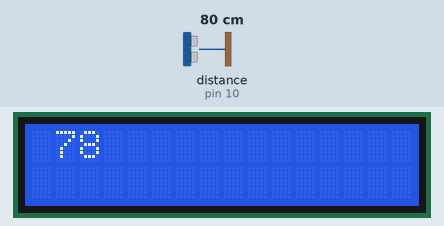
Recording of a sketch running on a simulated Arduino Uno, built with avr-gcc and run on an emulated ATmega328P. Shown: 16×2 character LCD. Wiring (inferred from the names in the program): ultrasonic range finder: trigger pin 9; echo pin 10. Inputs (shaded band) come from the test bench; at power-on: distance to the obstacle (sensor on pin 10) 80 cm. The echo pulse lasts 58.3 µs per cm.

Above: at 1.2 s.
1.3 s: distance to the obstacle (sensor on pin 10) set to 2 cm
At 1.4 s:
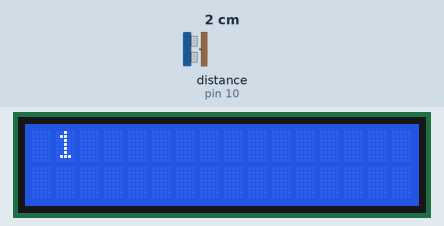
2.9 s: distance to the obstacle (sensor on pin 10) set to 4 cm
At 2.95 s:
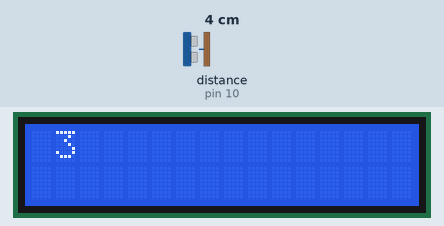
4.4 s: distance to the obstacle (sensor on pin 10) set to 9 cm
At 4.5 s:
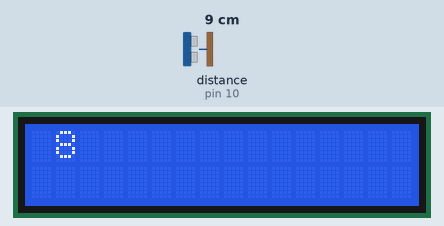

Measured:
- after the input at 1.3 s, the display: first differs from a run without the input after 0.06 s (image 1)
- after the input at 2.9 s, the display: first differs from a run without the input at once (image 2)
- after the input at 4.4 s, the display: first differs from a run without the input after 0.06 s (image 3)

The sketch:

mesafe_lcd.ino
```cpp
#include <LiquidCrystal.h>


const int rs = 12, en = 11, d4 = 5, d5 = 4, d6 = 3, d7 = 2;
LiquidCrystal lcd(rs, en, d4, d5, d6, d7);
const int trigPin = 9;
const int echoPin = 10;
long duration;
int distanceCm, distanceInch;
void setup() {
lcd.begin(16,2); // Initializes the interface to the LCD screen, and specifies the dimensions (width and height) of the display
pinMode(trigPin, OUTPUT);
pinMode(echoPin, INPUT);
}
void loop() {
digitalWrite(trigPin, LOW);
delayMicroseconds(2);
digitalWrite(trigPin, HIGH);
delayMicroseconds(10);
digitalWrite(trigPin, LOW);
duration = pulseIn(echoPin, HIGH);
distanceCm= duration*0.034/2;
distanceInch = duration*0.0133/2;

lcd.setCursor(1,0);
lcd.print(distanceCm);
delay(100);
lcd.clear();
}
```
